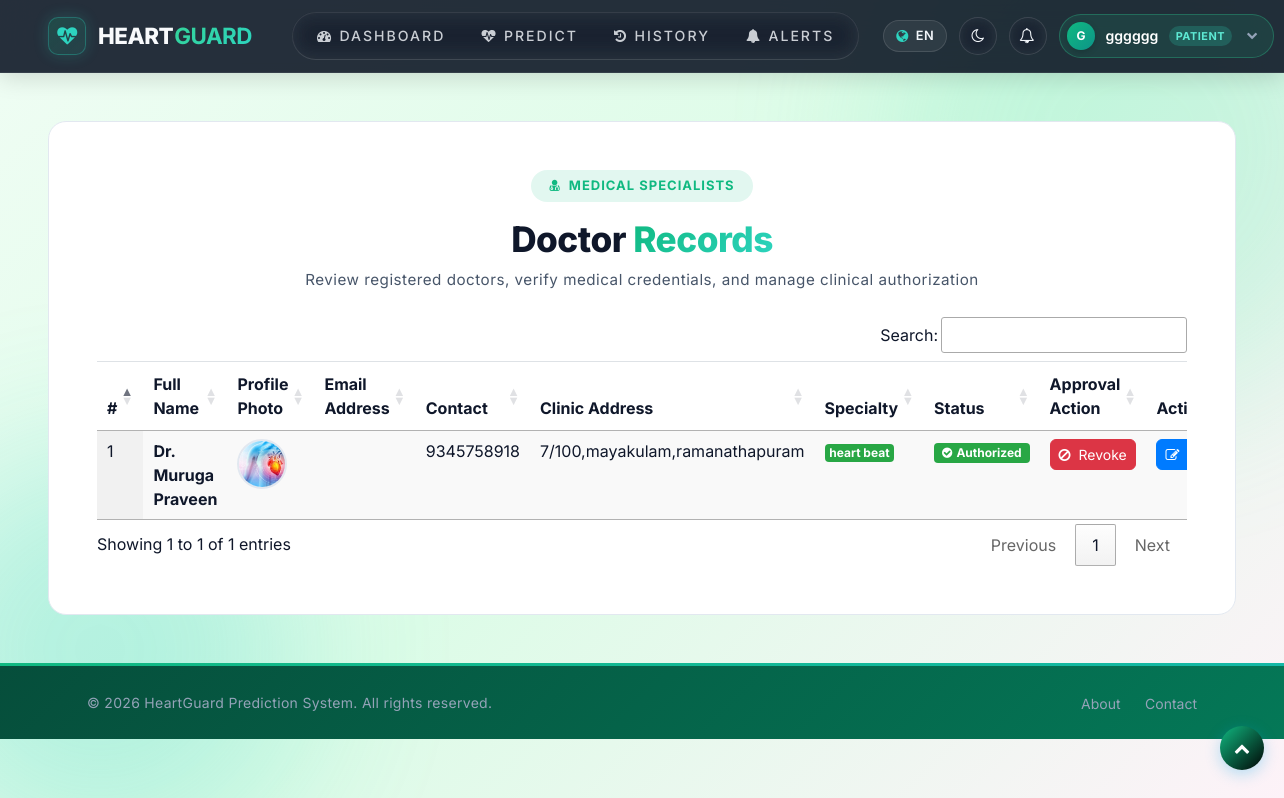
The app's page /view_doctor (signed in) with its own data.
### health/models.py (models this page shows, shortened)
class Doctor(models.Model):
    status = models.IntegerField(DOCTOR_STATUS, null=True)
    user = models.ForeignKey(User, on_delete=models.CASCADE, null=True)
    contact = models.CharField(max_length=100, null=True)
    address = models.CharField(max_length=100, null=True)
    category = models.CharField(max_length=100, null=True)
    doj = models.DateField(null=True)
    dob = models.DateField(null=True)
    image = models.FileField(null=True)

### health/views.py (the view)
# urls.py: path('view_doctor', View_Doctor,name="view_doctor"),
@login_required(login_url="login")
def View_Doctor(request):
    doc = Doctor.objects.all()
    d = {'doc':doc}
    return render(request,'view_doctor.html',d)

### health/templates/view_doctor.html (shortened to what this page needs)
{% extends 'index.html' %}
{% load static %}
{% block body %}
<div class="container-fluid px-lg-5 py-5">
    <div class="card p-4 p-md-5 shadow-sm" style="border-radius: 18px; border: 1px solid var(--border); background: var(--surface);">
        <div class="section-header text-center mb-4">
            <div class="badge-label mb-2" style="display:inline-block; background: rgba(16,185,129,0.12); color: var(--primary); font-weight: 700; font-size: 13px; padding: 6px 18px; border-radius: 50px; letter-spacing: 1px; text-transform: uppercase;">
                <i class="fa fa-user-md mr-1"></i> Medical Specialists
            </div>
            <h2 style="font-size: 2.2rem; font-weight: 800; letter-spacing: -0.5px; color: var(--text-primary); margin-top: 8px;">
                Doctor <span class="gradient-text">Records</span>
            </h2>
            <p style="color: var(--text-secondary); font-size: 0.95rem; margin-top: 6px;">
                Review registered doctors, verify medical credentials, and manage clinical authorization
            </p>
        </div>
        <div class="table-responsive">
            <table id="example" class="display table table-hover" style="width:100%">
                <thead>
                    <tr>
                        <th>#</th>
                        <th>Full Name</th>
                        <th>Profile Photo</th>
                        <th>Email Address</th>
                        <th>Contact</th>
                        <th>Clinic Address</th>
                        <th>Specialty</th>
                        <th>Status</th>
                        <th>Approval Action</th>
                        <th>Actions</th>
                    </tr>
                </thead>
                <tbody>
                {% for i in doc %}
                    <tr>
                        <td>{{forloop.counter}}</td>
                        <td class="font-weight-bold" style="color: var(--text-primary);">Dr. {{i.user.first_name}} {{i.user.last_name}}</td>
                        <td>
                            {% if i.image %}
                                <img src="{{i.image.url}}" style="width:50px; height:50px; border-radius: 50%; object-fit: cover; border: 2px solid var(--border);" alt="Doctor photo">
                            {% else %}
                                <div style="width:50px; height:50px; border-radius: 50%; background: #10b981; color: #fff; display:flex; align-items:center; justify-content:center;">
                                    <i class="fa fa-user-md"></i>
                                </div>
                            {% endif %}
                        </td>
                        <td><a href="mailto:{{i.user.email}}" style="color: var(--primary);">{{i.user.email}}</a></td>
                        <td>{{i.contact}}</td>
                        <td>{{i.address}}</td>
                        <td><span class="badge badge-success">{{i.category}}</span></td>
                        <td>
                            {% if i.status == 1 %}
                                <span class="badge badge-success px-2 py-1"><i class="fa fa-check-circle mr-1"></i>Authorized</span>
                            {% else %}
                                <span class="badge badge-warning px-2 py-1"><i class="fa fa-clock-o mr-1"></i>Pending</span>
                            {% endif %}
                        </td>
                        <td>
                            {% if i.status == 1 %}
                                <a href="{% url 'assign_status' i.id %}" onclick="return confirm('Do you want to withdraw approval for Dr. {{i.user.first_name}}?')" class="btn btn-danger btn-sm" style="border-radius: 6px;">
                                    <i class="fa fa-ban mr-1"></i> Revoke
                                </a>
                            {% else %}
                                <a href="{% url 'assign_status' i.id %}" onclick="return confirm('Do you want to grant approval to Dr. {{i.user.first_name}}?')" class="btn btn-success btn-sm" style="border-radius: 6px;">
                                    <i class="fa fa-check mr-1"></i> Approve
                                </a>
                            {% endif %}
                        </td>
                        <td>
                            <div class="btn-group" role="group">
                                <a href="{% url 'change_doctor' i.id %}" class="btn btn-primary btn-sm" title="Edit Doctor" style="border-radius: 6px 0 0 6px;">
                                    <i class="fa fa-edit"></i>
                                </a>
                            </div>
                        </td>
                    </tr>
                {% endfor %}
                </tbody>
            </table>
        </div>
    </div>
</div>
{% endblock %}

### health/templates/index.html (shortened to what this page needs)
<!DOCTYPE html>
{% load static %}
<html lang="en" id="htmlRoot">
<head>
	<link rel="stylesheet" href="{% static 'css/bootstrap.css' %}">
	<link href="{% static 'css/css_slider.css' %}" type="text/css" rel="stylesheet" media="all">
	<link rel="stylesheet" href="{% static 'css/style.css' %}" type="text/css" media="all" />
	<link href="{% static 'css/font-awesome.min.css' %}" rel="stylesheet">
	<link rel="stylesheet" href="https://cdnjs.cloudflare.com/ajax/libs/animate.css/4.1.1/animate.min.css"/>
<link rel='stylesheet' type='text/css' href="https://cdn.datatables.net/1.10.21/css/jquery.dataTables.min.css">
<link rel='stylesheet' type='text/css' href="https://cdn.datatables.net/buttons/1.6.2/css/buttons.dataTables.min.css">
</head>
<body>
	<div id="home">
		<nav class="modern-navbar" id="mainNavbar">
			<div class="container-fluid px-lg-5">
				<div class="navbar-container">
					<a href="{% url 'home' %}" class="navbar-brand">
						<div class="navbar-brand-icon-wrap">
							<i class="fa fa-heartbeat"></i>
						</div>
						<span class="brand-main">Heart<span class="brand-accent">Guard</span></span>
					</a>
					<div class="navbar-menu" id="navbarMenu">
						{% if request.user.patient_set.all.0 %}
							<a href="{% url 'patient_home' %}" class="nav-link-item"><i class="fa fa-dashboard"></i> <span data-i18n="dashboard">Dashboard</span></a>
							<a href="/add_heartdetail" class="nav-link-item"><i class="fa fa-heartbeat"></i> <span data-i18n="predict">Predict</span></a>
							<a href="/view_search_pat" class="nav-link-item"><i class="fa fa-history"></i> <span data-i18n="history">History</span></a>
							<a href="{% url 'view_notifications' %}" class="nav-link-item"><i class="fa fa-bell"></i> Alerts</a>
						{% endif %}
					</div>
					<div class="navbar-auth">
						<button class="lang-switch-btn" id="languageToggle" title="Switch Language / மொழியை மாற்றவும்" aria-label="Toggle language">
							<i class="fa fa-globe"></i>
							<span id="langLabel">EN</span>
						</button>
						<button class="nav-icon-btn" id="themeToggleBtn" title="Toggle Dark / Light Mode" aria-label="Toggle dark mode">
							<i class="fa fa-moon-o" id="themeIcon"></i>
						</button>
						{% if request.user.is_authenticated %}
							<a href="{% url 'view_notifications' %}" class="nav-icon-btn" title="Notifications" aria-label="Notifications" style="text-decoration:none;"><i class="fa fa-bell-o"></i></a>
							<div class="navbar-dropdown" id="userMenuDropdown">
								<button class="navbar-user-pill" type="button" aria-expanded="false">
									<div class="navbar-user-avatar">
										{{ request.user.username|make_list|first|upper }}
									</div>
									<span class="navbar-user-name">{{ request.user.username }}</span>
									{% if request.user.is_staff %}
										<span class="navbar-user-role">Admin</span>
									{% elif request.user.doctor_set.all.0 %}
										<span class="navbar-user-role">Doctor</span>
									{% else %}
										<span class="navbar-user-role">Patient</span>
									{% endif %}
									<i class="fa fa-chevron-down ml-1 chevron-icon" style="font-size: 0.7rem; color: #94a3b8;"></i>
								</button>
							</div>
						{% endif %}
					</div>
				</div>
			</div>
		</nav>
		{% block body %}
		{% endblock %}
	</div>
	<div class="footer-custom copy-w3pvt">
		<div class="container py-4">
			<div class="row align-items-center">
				<div class="col-md-6 text-center text-md-left">
					<p class="m-0">&copy; 2026 HeartGuard Prediction System. All rights reserved.</p>
				</div>
				<div class="col-md-6 text-center text-md-right mt-2 mt-md-0">
					<a href="{% url 'about' %}" style="color: #94a3b8; margin-right: 20px; font-size: 14px; transition: color 0.3s;">About</a>
					<a href="{% url 'contact' %}" style="color: #94a3b8; font-size: 14px; transition: color 0.3s;">Contact</a>
				</div>
			</div>
		</div>
	</div>
	<a href="#home" class="move-top text-center"><i class="fa fa-chevron-up text-white" style="font-size:16px;"></i></a>
</body>
</html>

### health/static/css/style.css (style rules this page uses)
:root { --primary: #0ea5e9; --primary-dark: #0284c7; --primary-light: #38bdf8; --accent: #f43f5e; --accent-light: #fb7185; --text-main: #0f172a; --text-light: #475569; --text-muted: #94a3b8; --bg-light: #f0f9ff; --white: #ffffff; --border: #e2e8f0; --border-radius: 14px; }
body { padding: 0; margin: 0; background: var(--bg-light); font-family: 'Inter', sans-serif; color: var(--text-main); overflow-x: hidden; }
body a, body button { transition: all 0.3s ease; text-decoration: none; }
html { scroll-behavior: smooth; }
h1, h2, h3, h4, h5, h6 { margin: 0; padding: 0; font-family: 'Inter', sans-serif; font-weight: 600; color: var(--text-main); }
p { margin: 0; padding: 0; font-size: 15px; letter-spacing: 0.5px; line-height: 1.8; color: var(--text-light); font-family: 'Inter', sans-serif; }
a.move-top { width: 34px; height: 34px; background: url(../images/move-top.png) no-repeat; display: inline-block; position: fixed; bottom: 4%; right: 2%; z-index: 0; }
#home { position: relative; }
nav { margin: 0; padding: 0; }
nav:after { content: ""; display: table; clear: both; }
nav a { padding: 0; color: #fff; font-size: 13px; letter-spacing: 2px; font-weight: 700; text-transform: uppercase; display: inline-block; transition: 0.5s all; -webkit-transition: 0.5s all; -moz-transition: 0.5s all; -o-transition: 0.5s all; -ms-transition: 0.5s all; }

### records on screen
Doctor: user.first_name "Muruga", user.last_name "Praveen", image (picture), contact "9345758918", address "7/100,mayakulam,ramanathapuram", category "heart beat", status 1 (drawn)

### other values on screen
{{ request.user.username|make_list|first|upper }} "G"
{{ request.user.username }} "gggggg"
